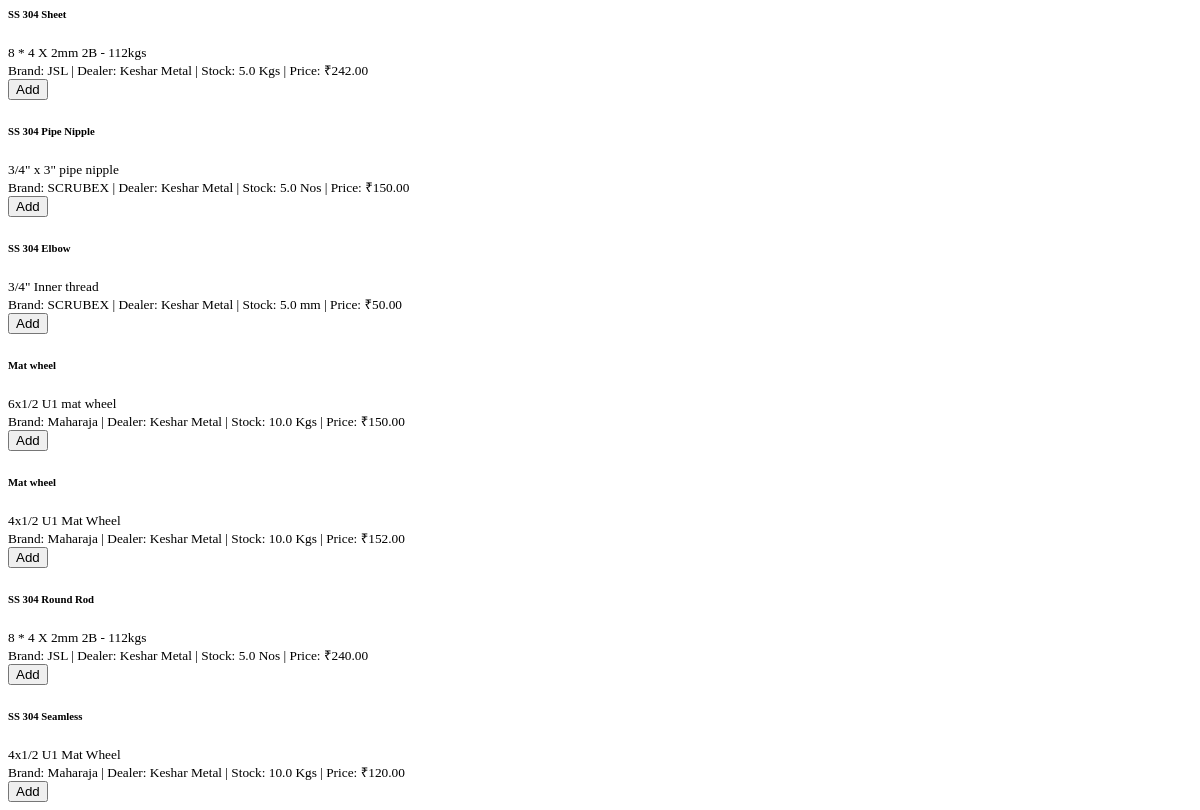
The app's page /purchase_orders/search/materials, older data.
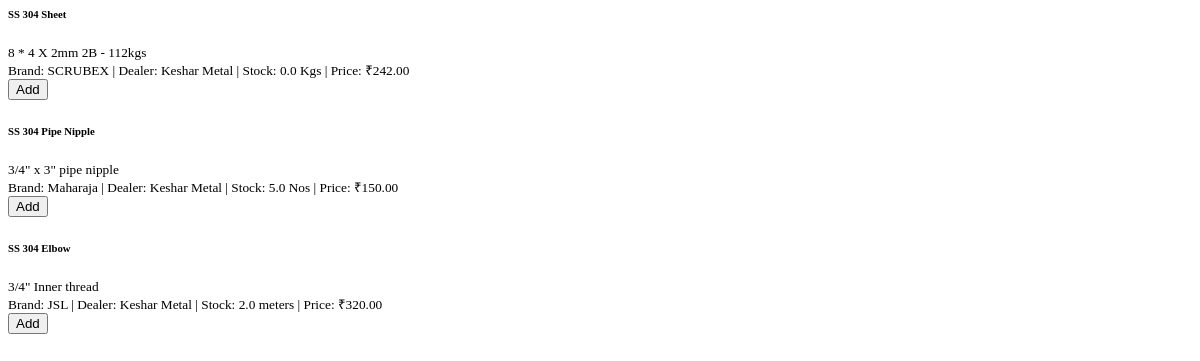
The same page, newer data.
### app/models.py (models this page shows)
class Storage(Base):
    __tablename__ = 'storage'
    id = Column(Integer, primary_key=True)
    base_name = Column(String(128))
    defined_name_with_spec = Column(String(256))
    brand = Column(String(128))
    hsn_code = Column(String(32))
    dealer_id = Column(Integer, ForeignKey('dealer.id'))
    tax = Column(Float)
    price = Column(Float)
    current_stock = Column(Float)
    units = Column(String(32))
    created_at = Column(DateTime, default=datetime.now)  # Make sure this exists
    updated_at = Column(DateTime, default=datetime.now, onupdate=datetime.now)  # And this
    dealer = relationship('Dealer', back_populates='materials')
    product_materials = relationship('ProductMaterial', back_populates='storage')
    bom_materials = relationship('BOMMaterial', back_populates='storage')
    supply_items = relationship('BOMSupplyItem', back_populates='storage')
    po_items = relationship('PurchaseOrderItem', back_populates='material')

class Dealer(Base):
    __tablename__ = 'dealer'
    id = Column(Integer, primary_key=True)
    name = Column(String(120), nullable=False)
    address = Column(String(250))
    city = Column(String(100))
    state = Column(String(100))
    country = Column(String(100))
    pincode = Column(String(20))
    telephone = Column(String(50))
    mobile = Column(String(50))
    email = Column(String(120))
    gst_no = Column(String(50))
    bank_name = Column(String(100))
    account_no = Column(String(100))
    ifsc_code = Column(String(50))
    materials = relationship('Storage', back_populates='dealer', lazy='dynamic')

### app/routers/purchase_orders.py (the view)
@router.get("/search/materials")
async def search_materials_po(
    request: Request,
    q: str = "",
    dealer_id: str = "",
    db: Session = Depends(get_db)
):
    try:
        query = db.query(models.Storage)
        if q:
            query = query.filter(
                or_(
                    models.Storage.defined_name_with_spec.ilike(f'%{q}%'),
                    models.Storage.base_name.ilike(f'%{q}%')
                )
            )
        if dealer_id:
            query = query.filter(models.Storage.dealer_id == int(dealer_id))
        materials = query.limit(20).all()
        return templates.TemplateResponse("_material_options_po.html", {
            "request": request,
            "materials": materials
        })
    except Exception as e:
        print(f"Error searching materials for PO: {e}")
        return JSONResponse(content={"error": str(e)}, status_code=500)

### app/templates/_material_options_po.html
{% if materials %}
    {% for material in materials %}
    <div class="list-group-item list-group-item-action">
        <div class="d-flex justify-content-between align-items-center">
            <div>
                <h6 class="mb-1">{{ material.base_name }}</h6>
                {% if material.defined_name_with_spec %}
                <small class="text-muted">{{ material.defined_name_with_spec }}</small>
                <br>
                {% endif %}
                <small>Brand: {{ material.brand or 'N/A' }} | Dealer: {{ material.dealer.name if material.dealer else 'N/A' }} | Stock: {{ material.current_stock }} {{ material.units or '' }} | Price: {{ material.price|currency }}</small>
            </div>
            <button type="button" class="btn btn-sm btn-primary add-material-btn" data-material-id="{{ material.id }}">
                Add
            </button>
        </div>
    </div>
    {% endfor %}
{% else %}
    <div class="list-group-item">No materials found</div>
{% endif %}

Row changes from the older to the newer data that the page shows:
removed Storage: base_name "Mat wheel", defined_name_with_spec "6x1/2 U1 mat wheel", brand "Maharaja", dealer "Keshar Metal", current_stock "10.0", units "Kgs", price "₹150.00"
removed Storage: base_name "Mat wheel", defined_name_with_spec "4x1/2 U1 Mat Wheel", brand "Maharaja", dealer "Keshar Metal", current_stock "10.0", units "Kgs", price "₹152.00"
removed Storage: base_name "SS 304 Round Rod", defined_name_with_spec "8 * 4 X 2mm 2B - 112kgs", brand "JSL", dealer "Keshar Metal", current_stock "5.0", units "Nos", price "₹240.00"
removed Storage: base_name "SS 304 Seamless", defined_name_with_spec "4x1/2 U1 Mat Wheel", brand "Maharaja", dealer "Keshar Metal", current_stock "10.0", units "Kgs", price "₹120.00"
changed Storage "8 * 4 X 2mm 2B - 112kgs": brand "JSL" → "SCRUBEX"; current_stock "5.0" → "0.0"
changed Storage "3/4\" x 3\" pipe nipple": brand "SCRUBEX" → "Maharaja"
changed Storage "3/4\" Inner thread": brand "SCRUBEX" → "JSL"; current_stock "5.0" → "2.0"; units "mm" → "meters"; price "₹50.00" → "₹320.00"
